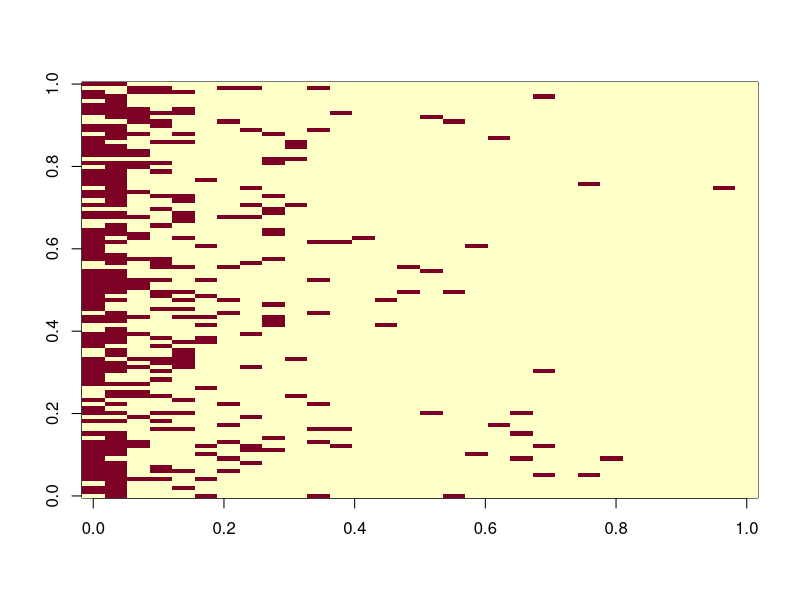

Reproduce this figure in R.
ibp_sb <- function(N,a=1,K=10) {
  v <- rbeta(K,a,1)
  b <- cumprod(v)

  sapply(b, function(bk) rbinom(N,1,bk))
}

image(t(Z <- ibp_sb(100,a=5,K=30)))
rowSums(Z)
colSums(Z)
